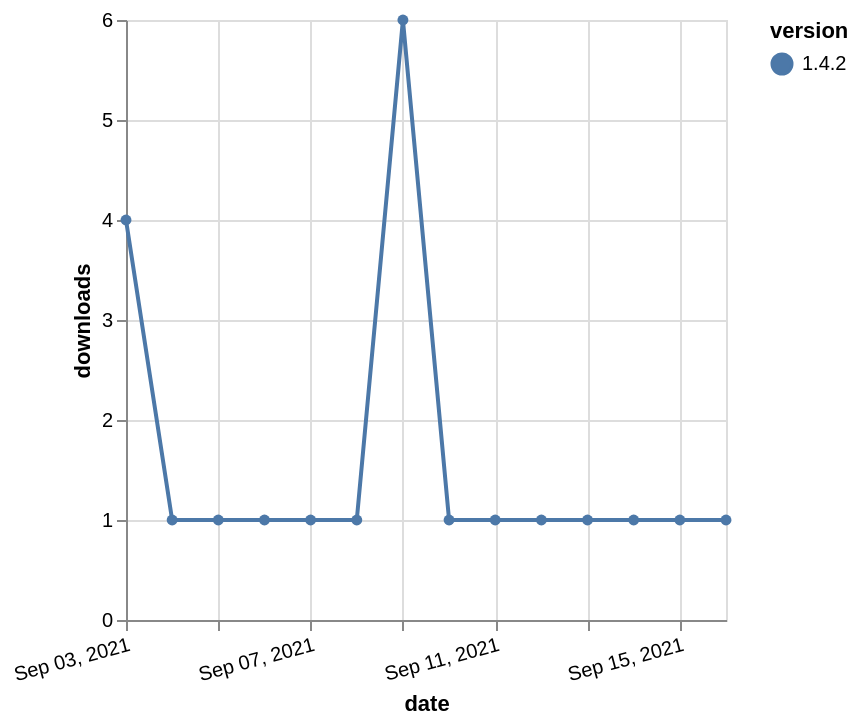

Vega-Lite specification for this chart:
### Vega-Lite specification from a JSON file in a GitHub repository (floating-point values rounded to 4 significant figures)
{"$schema": "https://vega.github.io/schema/vega-lite/v5.json", "description": "A simple bar chart with embedded data.", "data": {"values": [{"date": "2021-09-03", "total": 521, "delta": 4, "version": "1.4.2"}, {"date": "2021-09-04", "total": 522, "delta": 1, "version": "1.4.2"}, {"date": "2021-09-05", "total": 523, "delta": 1, "version": "1.4.2"}, {"date": "2021-09-06", "total": 524, "delta": 1, "version": "1.4.2"}, {"date": "2021-09-07", "total": 525, "delta": 1, "version": "1.4.2"}, {"date": "2021-09-08", "total": 526, "delta": 1, "version": "1.4.2"}, {"date": "2021-09-09", "total": 532, "delta": 6, "version": "1.4.2"}, {"date": "2021-09-10", "total": 533, "delta": 1, "version": "1.4.2"}, {"date": "2021-09-11", "total": 534, "delta": 1, "version": "1.4.2"}, {"date": "2021-09-12", "total": 535, "delta": 1, "version": "1.4.2"}, {"date": "2021-09-13", "total": 536, "delta": 1, "version": "1.4.2"}, {"date": "2021-09-14", "total": 537, "delta": 1, "version": "1.4.2"}, {"date": "2021-09-15", "total": 538, "delta": 1, "version": "1.4.2"}, {"date": "2021-09-16", "total": 539, "delta": 1, "version": "1.4.2"}]}, "width": "container", "mark": {"type": "line", "point": {"filled": true}}, "encoding": {"x": {"field": "date", "type": "temporal", "timeUnit": "yearmonthdate", "title": "date", "axis": {"labelAngle": -15}}, "y": {"field": "delta", "type": "quantitative", "title": "downloads"}, "color": {"field": "version", "type": "nominal"}, "tooltip": {"field": "delta"}}}
